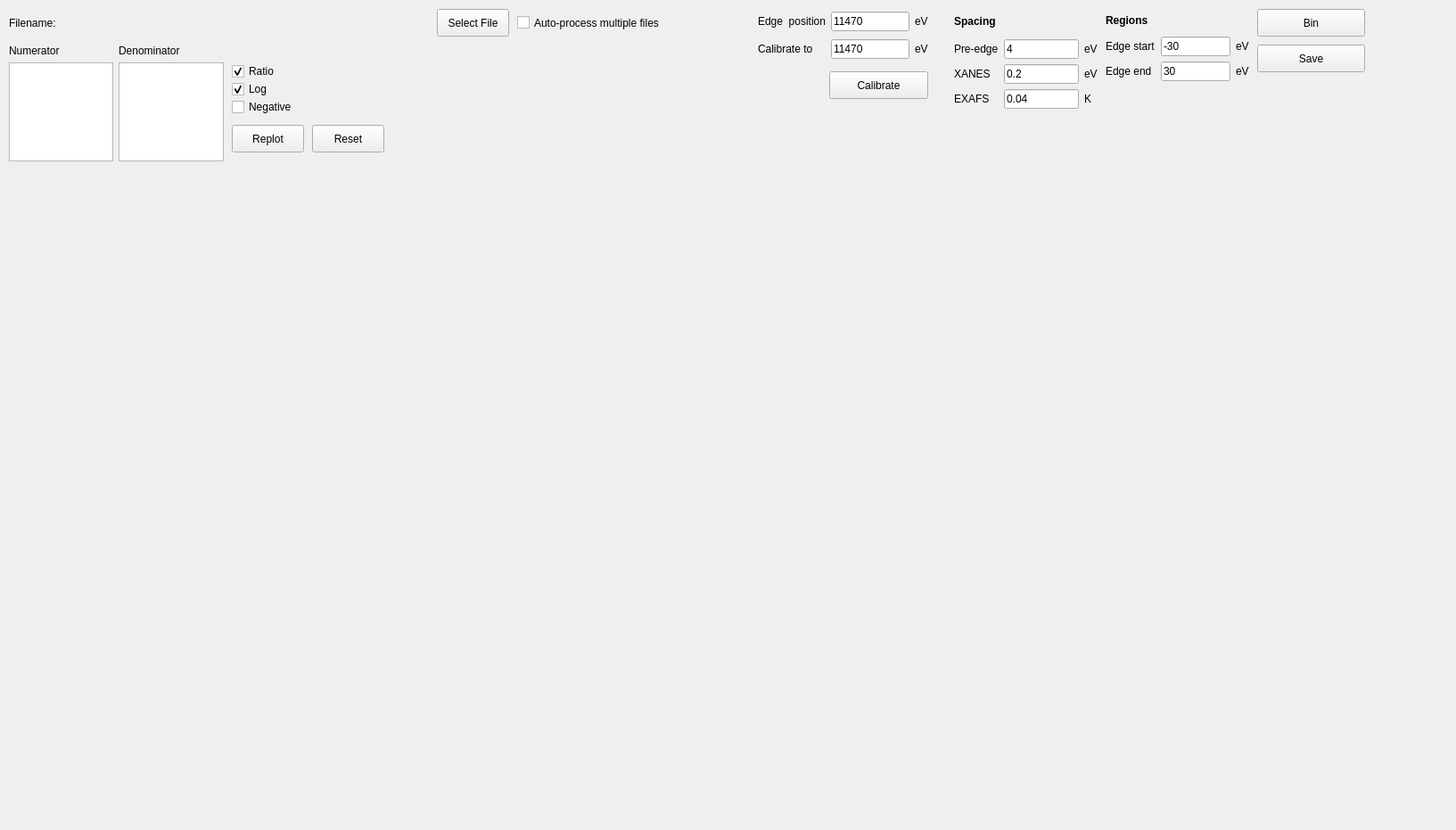
<?xml version="1.0" encoding="UTF-8"?>
<ui version="4.0">
 <class>Form</class>
 <widget class="QWidget" name="Form">
  <property name="geometry">
   <rect>
    <x>0</x>
    <y>0</y>
    <width>1633</width>
    <height>931</height>
   </rect>
  </property>
  <property name="windowTitle">
   <string>Form</string>
  </property>
  <widget class="QWidget" name="gridLayoutWidget_11">
   <property name="geometry">
    <rect>
     <x>10</x>
     <y>10</y>
     <width>481</width>
     <height>31</height>
    </rect>
   </property>
   <layout class="QGridLayout" name="gridLayout_10">
    <item row="0" column="0">
     <widget class="QLabel" name="label_23">
      <property name="text">
       <string>Filename:</string>
      </property>
     </widget>
    </item>
    <item row="0" column="1">
     <widget class="QLabel" name="label_filenames">
      <property name="sizePolicy">
       <sizepolicy hsizetype="Expanding" vsizetype="Preferred">
        <horstretch>0</horstretch>
        <verstretch>0</verstretch>
       </sizepolicy>
      </property>
      <property name="font">
       <font>
        <weight>50</weight>
        <bold>false</bold>
       </font>
      </property>
      <property name="text">
       <string/>
      </property>
     </widget>
    </item>
   </layout>
  </widget>
  <widget class="QWidget" name="gridLayoutWidget_8">
   <property name="geometry">
    <rect>
     <x>10</x>
     <y>50</y>
     <width>241</width>
     <height>131</height>
    </rect>
   </property>
   <layout class="QGridLayout" name="gridLayout_18">
    <item row="0" column="0">
     <widget class="QLabel" name="label_97">
      <property name="minimumSize">
       <size>
        <width>100</width>
        <height>0</height>
       </size>
      </property>
      <property name="text">
       <string>Numerator</string>
      </property>
     </widget>
    </item>
    <item row="1" column="0">
     <widget class="QListWidget" name="listWidget_numerator"/>
    </item>
    <item row="0" column="1">
     <widget class="QLabel" name="label_98">
      <property name="minimumSize">
       <size>
        <width>100</width>
        <height>0</height>
       </size>
      </property>
      <property name="text">
       <string>Denominator</string>
      </property>
     </widget>
    </item>
    <item row="1" column="1">
     <widget class="QListWidget" name="listWidget_denominator">
      <property name="enabled">
       <bool>true</bool>
      </property>
     </widget>
    </item>
   </layout>
  </widget>
  <widget class="QPushButton" name="push_replot_file">
   <property name="geometry">
    <rect>
     <x>260</x>
     <y>140</y>
     <width>81</width>
     <height>31</height>
    </rect>
   </property>
   <property name="text">
    <string>Replot</string>
   </property>
  </widget>
  <widget class="QPushButton" name="push_select_file">
   <property name="geometry">
    <rect>
     <x>490</x>
     <y>10</y>
     <width>81</width>
     <height>31</height>
    </rect>
   </property>
   <property name="text">
    <string>Select File</string>
   </property>
  </widget>
  <widget class="QCheckBox" name="checkBox_process_bin">
   <property name="geometry">
    <rect>
     <x>580</x>
     <y>10</y>
     <width>211</width>
     <height>31</height>
    </rect>
   </property>
   <property name="toolTip">
    <string>
b</string>
   </property>
   <property name="text">
    <string>Auto-process multiple files</string>
   </property>
   <property name="checked">
    <bool>false</bool>
   </property>
   <property name="tristate">
    <bool>false</bool>
   </property>
  </widget>
  <widget class="QWidget" name="verticalLayoutWidget_7">
   <property name="geometry">
    <rect>
     <x>820</x>
     <y>190</y>
     <width>811</width>
     <height>731</height>
    </rect>
   </property>
   <layout class="QVBoxLayout" name="plot_interpolated_scans"/>
  </widget>
  <widget class="QWidget" name="gridLayoutWidget_14">
   <property name="geometry">
    <rect>
     <x>1070</x>
     <y>10</y>
     <width>161</width>
     <height>112</height>
    </rect>
   </property>
   <layout class="QGridLayout" name="gridLayout_15">
    <item row="0" column="0">
     <widget class="QLabel" name="label_83">
      <property name="font">
       <font>
        <weight>75</weight>
        <bold>true</bold>
       </font>
      </property>
      <property name="text">
       <string>Spacing</string>
      </property>
     </widget>
    </item>
    <item row="1" column="0">
     <widget class="QLabel" name="label_75">
      <property name="text">
       <string>Pre-edge</string>
      </property>
     </widget>
    </item>
    <item row="2" column="0">
     <widget class="QLabel" name="label_72">
      <property name="text">
       <string>XANES</string>
      </property>
     </widget>
    </item>
    <item row="1" column="1">
     <widget class="QLineEdit" name="edit_preedge_spacing">
      <property name="text">
       <string>4</string>
      </property>
     </widget>
    </item>
    <item row="1" column="2">
     <widget class="QLabel" name="label_74">
      <property name="text">
       <string>eV</string>
      </property>
     </widget>
    </item>
    <item row="2" column="1">
     <widget class="QLineEdit" name="edit_xanes_spacing">
      <property name="text">
       <string>0.2</string>
      </property>
     </widget>
    </item>
    <item row="2" column="2">
     <widget class="QLabel" name="label_76">
      <property name="text">
       <string>eV</string>
      </property>
     </widget>
    </item>
    <item row="3" column="0">
     <widget class="QLabel" name="label_84">
      <property name="text">
       <string>EXAFS</string>
      </property>
     </widget>
    </item>
    <item row="3" column="1">
     <widget class="QLineEdit" name="edit_exafs_spacing">
      <property name="text">
       <string>0.04</string>
      </property>
     </widget>
    </item>
    <item row="3" column="2">
     <widget class="QLabel" name="label_85">
      <property name="text">
       <string>K</string>
      </property>
     </widget>
    </item>
   </layout>
  </widget>
  <widget class="QWidget" name="gridLayoutWidget_13">
   <property name="geometry">
    <rect>
     <x>850</x>
     <y>10</y>
     <width>191</width>
     <height>61</height>
    </rect>
   </property>
   <layout class="QGridLayout" name="gridLayout_12">
    <item row="0" column="0">
     <widget class="QLabel" name="label_81">
      <property name="font">
       <font>
        <weight>50</weight>
        <bold>false</bold>
       </font>
      </property>
      <property name="text">
       <string>Edge  position</string>
      </property>
     </widget>
    </item>
    <item row="0" column="1">
     <widget class="QLineEdit" name="edit_E0">
      <property name="text">
       <string>11470</string>
      </property>
     </widget>
    </item>
    <item row="0" column="2">
     <widget class="QLabel" name="label_82">
      <property name="text">
       <string>eV</string>
      </property>
     </widget>
    </item>
    <item row="1" column="0">
     <widget class="QLabel" name="label_95">
      <property name="font">
       <font>
        <weight>50</weight>
        <bold>false</bold>
       </font>
      </property>
      <property name="text">
       <string>Calibrate to</string>
      </property>
     </widget>
    </item>
    <item row="1" column="1">
     <widget class="QLineEdit" name="edit_ECal">
      <property name="text">
       <string>11470</string>
      </property>
     </widget>
    </item>
    <item row="1" column="2">
     <widget class="QLabel" name="label_96">
      <property name="text">
       <string>eV</string>
      </property>
     </widget>
    </item>
   </layout>
  </widget>
  <widget class="QWidget" name="verticalLayoutWidget_9">
   <property name="geometry">
    <rect>
     <x>10</x>
     <y>190</y>
     <width>801</width>
     <height>731</height>
    </rect>
   </property>
   <layout class="QVBoxLayout" name="plot_binned_scans"/>
  </widget>
  <widget class="QPushButton" name="push_calibrate">
   <property name="geometry">
    <rect>
     <x>930</x>
     <y>80</y>
     <width>111</width>
     <height>31</height>
    </rect>
   </property>
   <property name="text">
    <string>Calibrate</string>
   </property>
  </widget>
  <widget class="QWidget" name="gridLayoutWidget_12">
   <property name="geometry">
    <rect>
     <x>1240</x>
     <y>10</y>
     <width>161</width>
     <height>81</height>
    </rect>
   </property>
   <layout class="QGridLayout" name="gridLayout_11">
    <item row="2" column="1">
     <widget class="QLineEdit" name="edit_edge_start">
      <property name="text">
       <string>-30</string>
      </property>
     </widget>
    </item>
    <item row="2" column="2">
     <widget class="QLabel" name="label_73">
      <property name="text">
       <string>eV</string>
      </property>
     </widget>
    </item>
    <item row="3" column="1">
     <widget class="QLineEdit" name="edit_edge_end">
      <property name="text">
       <string>30</string>
      </property>
     </widget>
    </item>
    <item row="2" column="0">
     <widget class="QLabel" name="label_77">
      <property name="text">
       <string>Edge start</string>
      </property>
     </widget>
    </item>
    <item row="3" column="2">
     <widget class="QLabel" name="label_78">
      <property name="text">
       <string>eV</string>
      </property>
     </widget>
    </item>
    <item row="3" column="0">
     <widget class="QLabel" name="label_79">
      <property name="text">
       <string>Edge end</string>
      </property>
     </widget>
    </item>
    <item row="0" column="0">
     <widget class="QLabel" name="label_80">
      <property name="font">
       <font>
        <weight>75</weight>
        <bold>true</bold>
       </font>
      </property>
      <property name="text">
       <string>Regions</string>
      </property>
     </widget>
    </item>
   </layout>
  </widget>
  <widget class="QPushButton" name="push_bin">
   <property name="geometry">
    <rect>
     <x>1410</x>
     <y>10</y>
     <width>121</width>
     <height>31</height>
    </rect>
   </property>
   <property name="text">
    <string>Bin</string>
   </property>
  </widget>
  <widget class="QPushButton" name="push_reset_data">
   <property name="geometry">
    <rect>
     <x>350</x>
     <y>140</y>
     <width>81</width>
     <height>31</height>
    </rect>
   </property>
   <property name="text">
    <string>Reset</string>
   </property>
  </widget>
  <widget class="QCheckBox" name="checkBox_log">
   <property name="geometry">
    <rect>
     <x>260</x>
     <y>90</y>
     <width>99</width>
     <height>20</height>
    </rect>
   </property>
   <property name="text">
    <string>Log</string>
   </property>
   <property name="checked">
    <bool>true</bool>
   </property>
   <property name="tristate">
    <bool>false</bool>
   </property>
  </widget>
  <widget class="QCheckBox" name="checkBox_neg">
   <property name="geometry">
    <rect>
     <x>260</x>
     <y>110</y>
     <width>99</width>
     <height>20</height>
    </rect>
   </property>
   <property name="text">
    <string>Negative</string>
   </property>
   <property name="checked">
    <bool>false</bool>
   </property>
   <property name="tristate">
    <bool>false</bool>
   </property>
  </widget>
  <widget class="QCheckBox" name="checkBox_ratio">
   <property name="geometry">
    <rect>
     <x>260</x>
     <y>70</y>
     <width>99</width>
     <height>20</height>
    </rect>
   </property>
   <property name="text">
    <string>Ratio</string>
   </property>
   <property name="checked">
    <bool>true</bool>
   </property>
   <property name="tristate">
    <bool>false</bool>
   </property>
  </widget>
  <widget class="QPushButton" name="push_save_binned">
   <property name="geometry">
    <rect>
     <x>1410</x>
     <y>50</y>
     <width>121</width>
     <height>31</height>
    </rect>
   </property>
   <property name="text">
    <string>Save</string>
   </property>
  </widget>
 </widget>
 <resources/>
 <connections/>
</ui>
